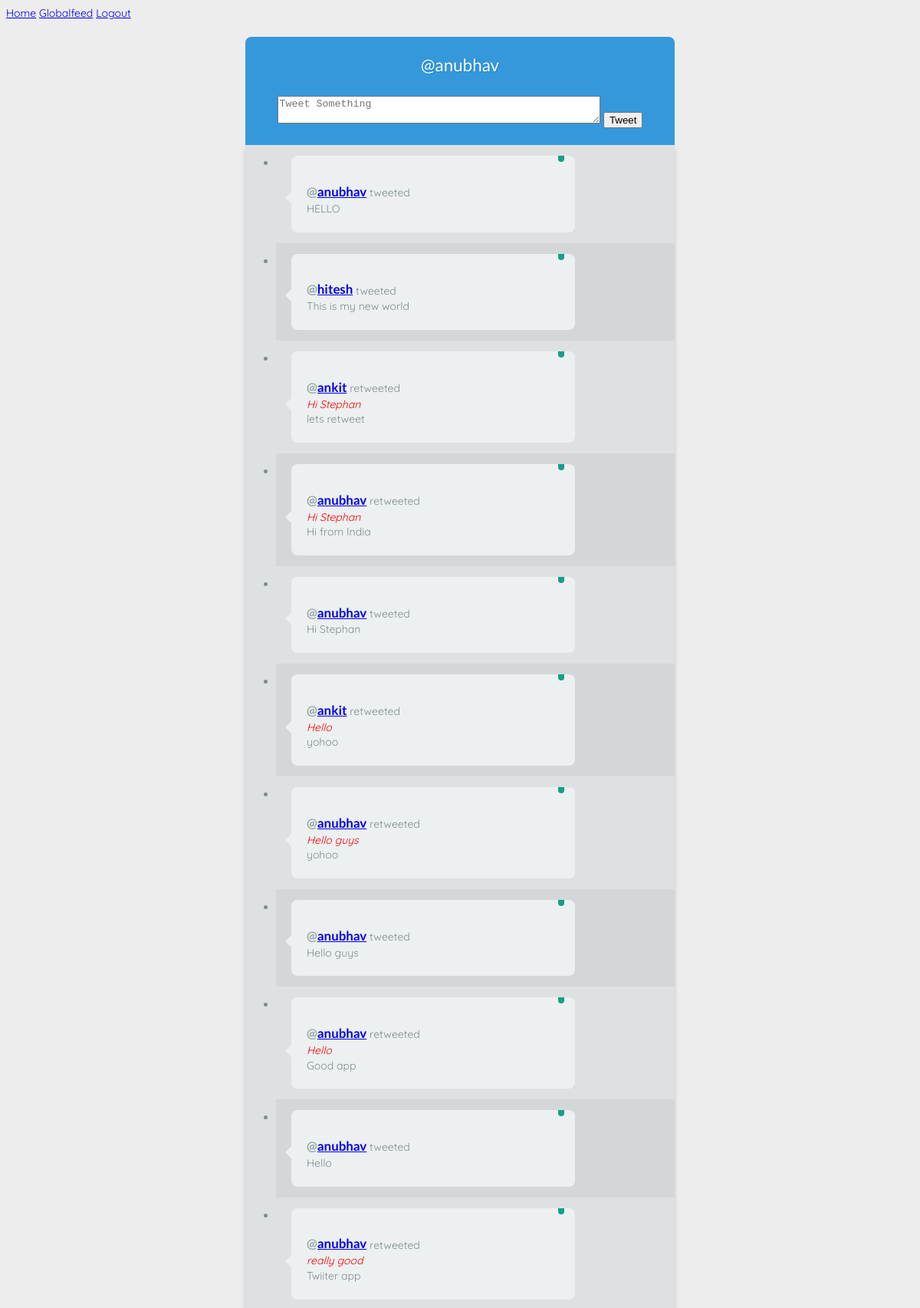
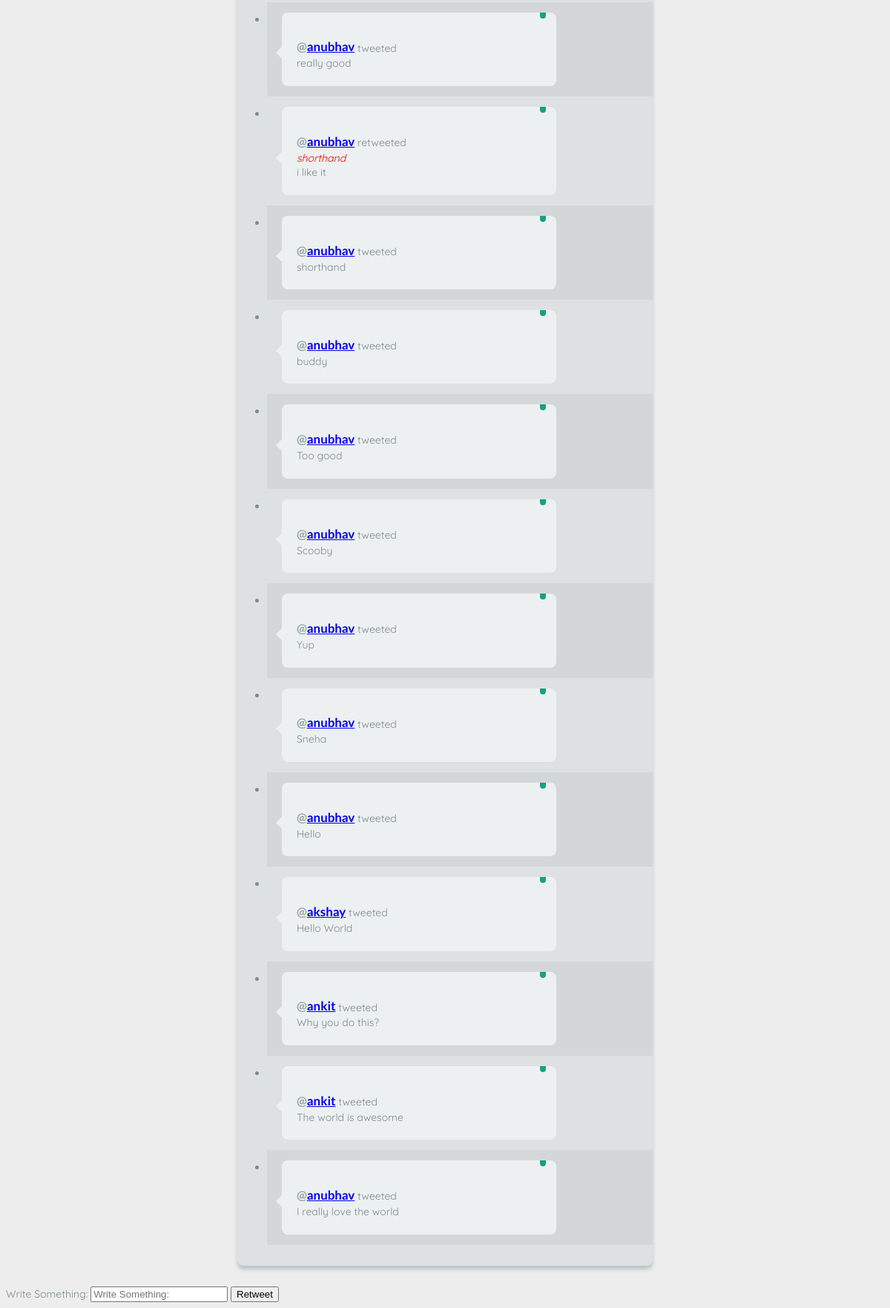
Page /globalfeed/ (signed in) on the committed database (2 pictures, top to bottom).
### twitterapp/models.py (models this page shows)
class Tweet(models.Model):
    user = models.ForeignKey('auth.User')
    text = models.CharField(max_length=160)
    created_at = models.DateTimeField(auto_now_add=True)
    def get_cname(self):
    	class_name = 'tweet'
    	return class_name

class Retweet(models.Model):
    user = models.ForeignKey('auth.User')
    tweet = models.ForeignKey('Tweet')
    text = models.CharField(max_length=160)
    created_at = models.DateTimeField(auto_now_add=True)
    def get_cname(self):
    	class_name = 'retweet'
    	return class_name

### twitterapp/views.py (the view)
# urls.py: url(r'^globalfeed/$', appviews.globalfeed, name='globalfeed'),
@login_required(login_url='login/')
def globalfeed(request):
	username = request.user.get_username()
	userid = int(request.user.id)
	userids = []
	userids.append(userid)
	follow = Follow.objects.filter(user_id=userid)
	for i in follow:
		userids.append(i.target_id)
	tweets = Tweet.objects.all()
	retweets = Retweet.objects.all()
	tweets = list(chain(tweets,retweets))
	tweets.sort(key=lambda item:item.created_at, reverse=True)
	return render(request, 'globalfeed.html', {'tweets': tweets,'username':username})

### templates/globalfeed.html (shortened to what this page needs)
<!doctype html>
<html lang="en">
<head>
	{% load static %}
	<link rel="stylesheet" href="https://code.jquery.com/mobile/1.4.5/jquery.mobile-1.4.5.min.css">
	<link href="http://netdna.bootstrapcdn.com/font-awesome/3.1.1/css/font-awesome.css" rel="stylesheet">
    <link href="{% static "css/feeds.css" %}" rel="stylesheet">
</head>
<body>
		<a href="/">Home</a>
	<a href="/globalfeed">Globalfeed</a>
	<a href="/logout">Logout</a>
		<span class="first">
			@{{ username }}
			<form action="/posttweet/" id="usrform" method="post">
			<br>
			  <textarea rows="2" cols="50" name="text" form="usrform" placeholder="Tweet Something"></textarea>
			  <input type="submit" value="Tweet">
			</form>
		</span>
		<ul class="timeline">
			{% for tweet in tweets %}
				<li class='tweets' tweet={{tweet.id}}>
					<div class="bubble-container">
						<div class="bubble">
						<div class="retweet">
						</div>
							<h3>@<a href="/user/{{ tweet.user.username }}">{{ tweet.user.username }}</a>
							</h3>
							{% ifequal tweet.get_cname "tweet" %}
							 tweeted
							 <br/>
								{{ tweet.text }}
							{% else %}
							 retweeted
							 	 <br/>
							 	<font color="red"> <i>{{tweet.tweet.text}}</i></font>
							 	<br/>
								{{ tweet.text }}
							{% endifequal %}
						</div>
						<div class="arrow"></div>
					</div>
				</li>
			{% endfor %}
		</ul>
	<div data-role="popup" id="myPopup" class="ui-content" style="min-width:250px;">
          <label for="retweet" class="ui-hidden-accessible">Write Something:</label>
          <input type="text" name="retweet" id="retweet" placeholder="Write Something:">
          <input class='submit_re' type="submit" data-inline="true" value="Retweet">
    </div>
</body>
</html>

### static/css/feeds.css (style rules this page uses)
* { box-sizing: border-box; -moz-box-sizing: border-box; -webkit-box-sizing: border-box; }
body { font-family: 'Quicksand'; color: #7f8c8d; font-size: 14px; background-color: #ededed; }
.bubble { width: 100%; padding: .5em 1em; line-height: 1.4em; padding: 20px; background-color: #ecf0f1; position: relative; -webkit-border-radius: 8px; -moz-border-radius: 8px; -ms-border-radius: 8px; -o-border-radius: 8px; border-radius: 8px; text-align: left; display: inline-block; }
.bubble-container { width: 75%; display: block; position: relative; padding-left: 20px; vertical-align: top; display: inline-block; }
.arrow { content: ''; display: block; position: absolute; left: 12px; bottom: 25%; height: 0; width: 0; border-top: 20px solid transparent; border-bottom: 20px solid transparent; border-right: 20px solid #ecf0f1; }
.timeline { width: 560px; display: block; margin: auto; background-color: #dde1e2; padding-bottom: 2em; -webkit-box-shadow: #bdc3c7 0 5px 5px; -moz-box-shadow: #bdc3c7 0 5px 5px; box-shadow: #bdc3c7 0 5px 5px; -moz-border-radius-bottomleft: 8px; -webkit-border-bottom-left-radius: 8px; border-bottom-left-radius: 8px; -moz-border-radius-bottomright: 8px; -webkit-border-bottom-right-radius: 8px; border-bottom-right-radius: 8px; margin-bottom: 2em; }
.timeline li { padding: 1em 0; }
.timeline li:nth-child(even) { background-color: #d3d7d8; }
.first { width: 560px; display: block; margin: auto; background-color: #3498db; text-shadow: #2084c7 1px 1px 0; padding: 1em 0 !important; color: white; text-align: center; margin-top: 1em; font-family: "Lato"; font-size: 1.6em; -moz-border-radius-topleft: 8px; -webkit-border-top-left-radius: 8px; border-top-left-radius: 8px; -moz-border-radius-topright: 8px; -webkit-border-top-right-radius: 8px; border-top-right-radius: 8px; position: relative; }
h3 { font-size: 1.2em; font-weight: bold; font-family: 'Lato'; display: inline-block; margin-bottom: .2em; color: #95a5a6; }
.retweet { position: absolute; opacity: 1; top: 0; right: 1em; display: block; background-color: #16a085; padding: 4px; -moz-border-radius-bottomleft: 5px; -webkit-border-bottom-left-radius: 5px; border-bottom-left-radius: 5px; -moz-border-radius-bottomright: 5px; -webkit-border-bottom-right-radius: 5px; border-bottom-right-radius: 5px; }

### rows in the picture
Tweet: user.username "anubhav", text "HELLO"
Tweet: user.username "hitesh", text "This is my new world"
Retweet: user.username "ankit", tweet.text "Hi Stephan", text "lets retweet"
Retweet: user.username "anubhav", tweet.text "Hi Stephan", text "Hi from India"
Tweet: user.username "anubhav", text "Hi Stephan"
Retweet: user.username "ankit", tweet.text "Hello", text "yohoo"
Retweet: user.username "anubhav", tweet.text "Hello guys", text "yohoo"
Tweet: user.username "anubhav", text "Hello guys"
Retweet: user.username "anubhav", tweet.text "Hello", text "Good app"
Tweet: user.username "anubhav", text "Hello"
Retweet: user.username "anubhav", tweet.text "really good", text "Twiiter app"
Tweet: user.username "anubhav", text "really good"
Retweet: user.username "anubhav", tweet.text "shorthand", text "i like it"
Tweet: user.username "anubhav", text "shorthand"
Tweet: user.username "anubhav", text "buddy"
Tweet: user.username "anubhav", text "Too good"
Tweet: user.username "anubhav", text "Scooby"
Tweet: user.username "anubhav", text "Yup"
Tweet: user.username "anubhav", text "Sneha"
Tweet: user.username "anubhav", text "Hello"
Tweet: user.username "akshay", text "Hello World"
Tweet: user.username "ankit", text "Why you do this?"
Tweet: user.username "ankit", text "The world is awesome"
Tweet: user.username "anubhav", text "I really love the world"

### other values in the picture
{{ username }} "anubhav"
